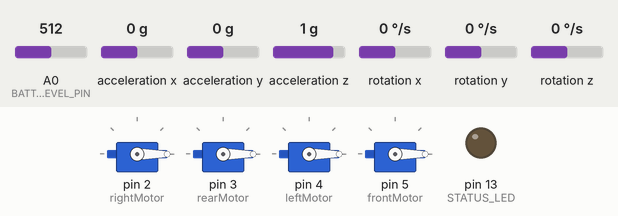
The sketch below on a simulated Arduino Uno, built with avr-gcc and run on an emulated ATmega328P. Parts: 4 × servo, output pins drawn as LEDs (lit = HIGH). Wiring (inferred from the names in the program): MPU-6050 motion sensor at I2C address 0x68. The inputs (shaded band) are chosen by the test bench; at power-on: A0 (BATTERY_LEVEL_PIN) = 512, acceleration x 0 g, acceleration y 0 g, acceleration z 1 g, rotation x 0 °/s, rotation y 0 °/s, rotation z 0 °/s.

Above: at 0.1 s.
At 1.6 s:
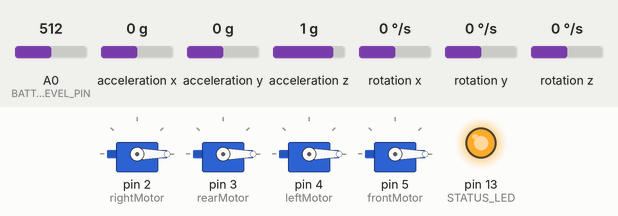
Timing chart, 0 to 3.1 s (numbered marks = the images above):
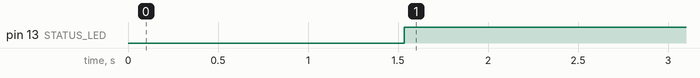

Measured:
- by itself, pin 13 (STATUS_LED): LOW → HIGH at 1.5 s

The sketch:

QUAD_v1_1.ino
```cpp
#include <Servo.h>

#include "SerialGlobal.h"

#include <MsTimer2.h>

#include <avr/wdt.h>

#define INBUFFER_SIZE 15 //serial inbuffer
#define STATUS_LED 13
#define BATTERY_LEVEL_PIN 0
#define USE_WRITE 1 //comment to disable serial com from copter
#define SIGNAL_ERROR_ALLOWANCE 50 //maximum number of errors on signal
#define SLOW_LOOP_RATE 100 //How often the slow update loop should run
#define MAX_MOTOR_MS 2000

#define PID_DT 10.0

const byte PIDControllerPitch = 0,
           PIDControllerYaw = 1,
           PIDControllerRoll = 2,
           PIDControllerAltitude = 3,
           NumPIDControllerStates = 4;

float pidControllerErrorSum[NumPIDControllerStates];
float pidControllerLastError[NumPIDControllerStates];

byte slowLoopCounter = 0;
byte signalLostCounter = 0;

int dutytimeCounter = 0;
unsigned long timeCounter = 0;

int fr_motor_speed, br_motor_speed, bl_motor_speed, fl_motor_speed;

Servo rightMotor, rearMotor, leftMotor, frontMotor;

void setup()
{
  Serial.begin(38400);

  pinMode(STATUS_LED, OUTPUT);
  pinMode(BATTERY_LEVEL_PIN, INPUT);

  rightMotor.attach(2, 1000, MAX_MOTOR_MS);
  rearMotor.attach(3, 1000, MAX_MOTOR_MS);
  leftMotor.attach(4, 1000, MAX_MOTOR_MS);
  frontMotor.attach(5, 1000, MAX_MOTOR_MS);

  fr_motor_speed = 1000;
  br_motor_speed = 1000;
  fl_motor_speed = 1000;
  bl_motor_speed = 1000;

  rightMotor.writeMicroseconds(fr_motor_speed);
  rearMotor.writeMicroseconds(br_motor_speed);
  leftMotor.writeMicroseconds(bl_motor_speed);
  frontMotor.writeMicroseconds(fl_motor_speed);

  setupmpu6050();

  MsTimer2::set(PID_DT, controlLoop); // 500ms period
  MsTimer2::start();

  memset(pidControllerErrorSum, 0, sizeof(pidControllerErrorSum));
  memset(pidControllerLastError, 0, sizeof(pidControllerLastError));

  wdt_enable (WDTO_1S);  // reset after one second, if no "pat the dog" received

  timeCounter = micros();
}

void controlLoop()
{
  float controlPitch = calculatePID(PIDControllerPitch, (float)dataRx[DataRxControlPitch] - (get_last_y_angle() * 2.7778), 1.0, 0.0, -10.0);
  //dataTx[DataTxDutyTime] = controlPitch;

  int thrust = 1000 + dataRx[DataRxControlThrust];
  dataTx[DataTxDutyTime] = controlPitch;
  int frontThrust = max(1000, thrust - controlPitch);
  int rearThrust = max(1000, thrust + controlPitch);

  int leftThrust = max(1000, thrust - dataRx[DataRxControlRoll]);
  int rightThrust = max(1000, thrust + dataRx[DataRxControlRoll]);

  if (1000 < thrust) //sageguard
  {
    frontMotor.writeMicroseconds(frontThrust);
    rearMotor.writeMicroseconds(rearThrust);
//  leftMotor.writeMicroseconds(leftThrust);
//  rightMotor.writeMicroseconds(rightThrust);
  }
  else
  {
    frontMotor.writeMicroseconds(1000);
    rearMotor.writeMicroseconds(1000);
//  leftMotor.writeMicroseconds(1000);
//  rightMotor.writeMicroseconds(1000);
  }
}

float calculatePID(byte controller, float error, float kp, float ki, float kd) {
  /*Compute all the working error variables*/
  pidControllerErrorSum[controller] += (error * PID_DT);
  pidControllerErrorSum[controller] = max(-500, min(pidControllerErrorSum[controller], 500));
  float dErr = (error - pidControllerLastError[controller]) / PID_DT;

  /*Remember some variables for next time*/
  pidControllerLastError[controller] = error;

  /*Compute PID Output*/
  return kp * error + ki * pidControllerErrorSum[controller] + kd * dErr;
}

void slowLoop()
{
  dataTx[DataTxBatteryLevel] = (int)analogRead(BATTERY_LEVEL_PIN);

}

void fastLoop()
{

  wdt_reset ();  // reset watchdog timer

  // read raw accel/gyro measurements from device
  if (signalLostCounter++ > SIGNAL_ERROR_ALLOWANCE)
  {
    //MAJOR ERROR!
    digitalWrite(STATUS_LED, HIGH);
  }

  readAngles();

  //dataTx[DataTxDutytimeCounterCounter] = thrust;// dutytimeCounterCounter;
  //dataTx[DataTxBatteryLevel] = battLevel;

}

unsigned long lastFastLooptimeCounterStamp = 0;
unsigned long lastSlowLooptimeCounterStamp = 0;

unsigned long fastLoopDuration = 0;
unsigned long slowLoopDuration = 0;

void loop()
{
  readSerial();
  timeCounter = micros();

  if (10000 < (timeCounter - lastFastLooptimeCounterStamp))
  {
    lastFastLooptimeCounterStamp = timeCounter;
    fastLoop(); // get calls every 1/100s
    fastLoopDuration = micros() - timeCounter;
  }

  if (100000 < (timeCounter - lastSlowLooptimeCounterStamp))
  {
    lastSlowLooptimeCounterStamp = timeCounter;
    slowLoop(); // get calls every 1s
    slowLoopDuration = micros() - timeCounter;

    dutytimeCounter = (fastLoopDuration / 100) + (slowLoopDuration / 1000); //TODO: beräknas det helt rätt? acc
  }


}
```

ReadSerial.ino
```cpp
#include "SerialGlobal.h"
boolean startByteFound = false;

byte rxBuffer[RX_BUFFER_SIZE];
byte packetBuffer[RX_BUFFER_SIZE];
int packetBufferPos = 0;

void readSerial()
{
  int bytesAvailable = Serial.available();

  if (0 < bytesAvailable)
  {
    int bytesRead = Serial.readBytes((char*)rxBuffer, bytesAvailable);
    for (int i = 0; i < bytesRead; i++)
    {
      if (STX_BYTE == rxBuffer[i]) //if start byte found, reset buffer
      {
        startByteFound = true;
        packetBufferPos = 0;
        continue;
      }
      else if (startByteFound)
      {
        if (RX_BUFFER_SIZE > packetBufferPos)
        {
          if (ETX_BYTE != rxBuffer[i])
          {
            packetBuffer[packetBufferPos++] = rxBuffer[i];
          }
          else //stop byte found
          {
            parseData(packetBuffer, packetBufferPos);
            startByteFound = false;
            packetBufferPos = 0;
          }
        }
        else
        {
          numFailedPackets++;
          startByteFound = false;
          packetBufferPos = 0;
        }
      }
    }
  }
}

void parseData(byte* rawPacket, int length)
{
  int packetPos = 0;
  byte checksum = 0;
  for (int i = 0; i < length; i++)
  {
    if (ESC_BYTE == rawPacket[i])
    {
      i++;
      switch(rawPacket[i])
      {
        case 0x55: //STX_BYTE xor 0xFF
        case 0x44: //ESC_BYTE:
        case 0x33: //ETX_BYTE:
          rawPacket[packetPos] = rawPacket[i] ^ 0xFF;
          checksum += rawPacket[packetPos];
          packetPos++;
          break;
        default:
          numFailedPackets++;
          return;
      }
    }
    else
    {
      rawPacket[packetPos] = rawPacket[i];
      checksum += rawPacket[packetPos];
      packetPos++;
    }
  }
  byte receivedChecksum = rawPacket[packetPos-1];
  checksum -= receivedChecksum; //SUBTRACT THE received unescaped checksum

  if (receivedChecksum != checksum)
  {
    numFailedPackets++;
    return;
  }
  numValidPackets++;

  int packetLength = packetPos-1; //The length without the checksum

  //Transfer all data
  int dataField = 0;
  for (int i = 0; i < packetLength; i += 2) {
    dataRx[dataField] = (rawPacket[i] << 8) | rawPacket[i+1];
    dataField++;
  }

  sendSerial();
  //TODO: data -> array
}
```

SendSerial.ino
```cpp
/*
void sendSerial()
{
  // display tab-separated accel/gyro x/y/z values
  byte lsb = 0;
  byte msb = 0;
#ifdef USE_WRITE
  Serial.write(0x00); // start byte
  //Serial.write(0xFF);

  int kalTemp = int(kalAngleX * 10.0);
  lsb = kalTemp & 0xFF;
  msb = (kalTemp >> 8) & 0xFF;
  Serial.write(lsb);
  Serial.write(msb);

  kalTemp = int(kalAngleY * 10.0);
  lsb = kalTemp & 0xFF;
  msb = (kalTemp >> 8) & 0xFF;
  Serial.write(lsb);
  Serial.write(msb);

  lsb = dutyTime & 0xFF;
  msb = (dutyTime >> 8) & 0xFF;
  Serial.write(lsb);
  Serial.write(msb);

  lsb = battLevel & 0xFF;
  msb = (battLevel >> 8) & 0xFF;
  Serial.write(lsb);
  Serial.write(msb);

#ifdef USE_MAGNETO
  lsb = mx & 0xFF;
  msb = (mx >> 8) & 0xFF;
  Serial.write(lsb);
  Serial.write(msb);

  lsb = my & 0xFF;
  msb = (my >> 8) & 0xFF;
  Serial.write(lsb);
  Serial.write(msb);

  lsb = mz & 0xFF;
  msb = (mz >> 8) & 0xFF;
  Serial.write(lsb);
  Serial.write(msb);
#endif

  Serial.write(0x7F); //stop byte

#endif
}
*/

#include "SerialGlobal.h"

byte txBuffer[NumDataTxFields*4+4];


void sendSerial()
{
  dataTx[DataTxNumValidPackets] = numValidPackets;
  dataTx[DataTxNumFailedPackets] = numFailedPackets;


  //Calc checksum on the fly
  byte checksum = 0;
  int packetPos = 0;

  txBuffer[packetPos++] = STX_BYTE; //Start byte
  //txBuffer[packetPos] = NumDataTxFields*2; //Payload lenght, manually make sure this is not a control byte
  //checksum += txBuffer[packetPos++];

  for (int i = 0; i < NumDataTxFields; i++)
  {
    //High byte
    txBuffer[packetPos] = (byte)((dataTx[i] >> 8) & 0x00FF);
    checksum += txBuffer[packetPos]; //Checksum calced before escaping occurs..
    //Insert escape-pattern if value happens to be a control byte
    escapeIfNeededAndIncrement(txBuffer, &packetPos);

    //Low byte
    txBuffer[packetPos] = (byte)(dataTx[i] & 0x00FF);
    checksum += txBuffer[packetPos];
    escapeIfNeededAndIncrement(txBuffer, &packetPos);
  }
  //Insert checksum
  txBuffer[packetPos] = checksum;
  escapeIfNeededAndIncrement(txBuffer, &packetPos);

  txBuffer[packetPos++] = ETX_BYTE; //End byte
  int bytesSent = Serial.write(txBuffer, packetPos);
  if (bytesSent != packetPos)
  {
    //Serial.println("Packet Failed");
    numFailedPackets++;
  }
}

void escapeIfNeededAndIncrement(byte *buffer, int *pos)
{
  int packetPos = *pos;
  if (buffer[packetPos] == STX_BYTE ||
      buffer[packetPos] == ESC_BYTE ||
      buffer[packetPos] == ETX_BYTE)
  {
    byte b = buffer[packetPos];
    buffer[packetPos++] = ESC_BYTE;
    buffer[packetPos++] = b ^ 0xFF;
  }
  else {
    //Serial.println("POS++");
    packetPos++; //else, just increment
  }
  *pos = packetPos;
}
```

SerialGlobal.h
```cpp
#ifndef SerialGlobal_h
#define SerialGlobal_h


#define RX_BUFFER_SIZE 64
#define STX_BYTE 0xAA
#define ESC_BYTE 0xBB
#define ETX_BYTE 0xCC

int numValidPackets = 0;
int numFailedPackets = 0;

enum DataRxEnum
{
  DataRxControlThrust,
  DataRxControlYaw,
  DataRxControlPitch,
  DataRxControlRoll,

  NumDataRxFields
};

int dataRx[NumDataRxFields];

enum DataTxEnum
{
  DataTxAngleX,
  DataTxAngleY,
  DataTxBatteryLevel,
  DataTxDutyTime,
  DataTxNumValidPackets,
  DataTxNumFailedPackets,

  NumDataTxFields
};

int dataTx[NumDataTxFields];

#endif
```

Source omitted: mpu6050.ino (36996 bytes)
